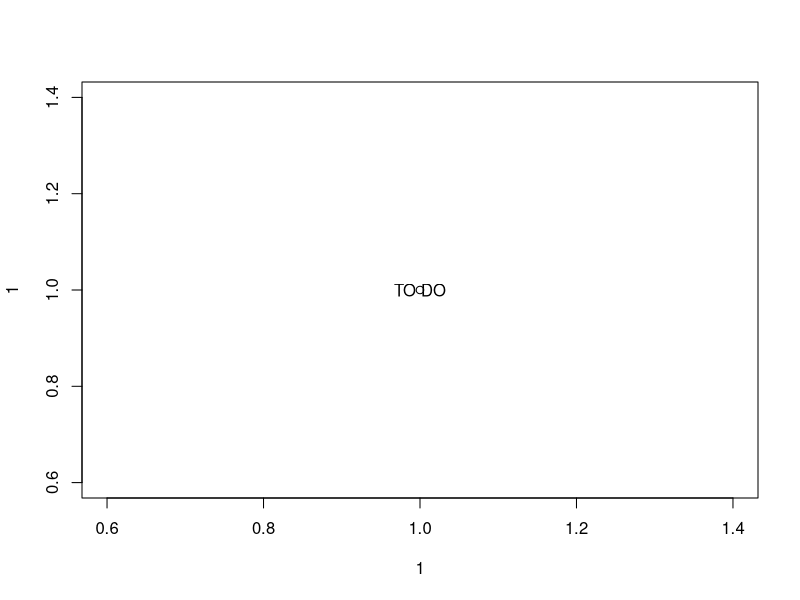

Generate this figure with R:
#
# hazard-examples.R,  8 Oct 13
#
# Example from:
# Empirical Software Engineering using R
# Derek M. Jones

plot(1, 1)

text(1, 1, "TO DO")



